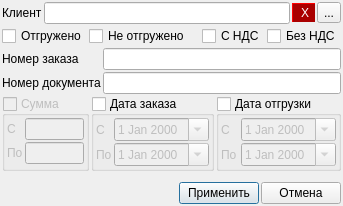
<?xml version="1.0" encoding="UTF-8"?>
<ui version="4.0">
 <class>Dialog</class>
 <widget class="QDialog" name="Dialog">
  <property name="geometry">
   <rect>
    <x>0</x>
    <y>0</y>
    <width>335</width>
    <height>206</height>
   </rect>
  </property>
  <property name="windowTitle">
   <string>Dialog</string>
  </property>
  <layout class="QGridLayout" name="gridLayout">
   <property name="leftMargin">
    <number>2</number>
   </property>
   <property name="topMargin">
    <number>2</number>
   </property>
   <property name="rightMargin">
    <number>2</number>
   </property>
   <property name="bottomMargin">
    <number>2</number>
   </property>
   <property name="spacing">
    <number>2</number>
   </property>
   <item row="5" column="0" colspan="2">
    <layout class="QHBoxLayout" name="horizontalLayout_3">
     <item>
      <widget class="QGroupBox" name="gp_sum">
       <property name="enabled">
        <bool>false</bool>
       </property>
       <property name="title">
        <string>Сумма</string>
       </property>
       <property name="checkable">
        <bool>true</bool>
       </property>
       <property name="checked">
        <bool>false</bool>
       </property>
       <layout class="QGridLayout" name="gridLayout_7">
        <property name="leftMargin">
         <number>2</number>
        </property>
        <property name="topMargin">
         <number>2</number>
        </property>
        <property name="rightMargin">
         <number>2</number>
        </property>
        <property name="bottomMargin">
         <number>2</number>
        </property>
        <property name="spacing">
         <number>2</number>
        </property>
        <item row="0" column="0">
         <widget class="QLabel" name="label_7">
          <property name="text">
           <string>С</string>
          </property>
         </widget>
        </item>
        <item row="1" column="0">
         <widget class="QLabel" name="label_8">
          <property name="text">
           <string>По</string>
          </property>
         </widget>
        </item>
        <item row="0" column="1">
         <widget class="QLineEdit" name="le_sum_from"/>
        </item>
        <item row="1" column="1">
         <widget class="QLineEdit" name="le_sum_to"/>
        </item>
       </layout>
      </widget>
     </item>
     <item>
      <widget class="QGroupBox" name="gp_date_order">
       <property name="title">
        <string>Дата заказа</string>
       </property>
       <property name="checkable">
        <bool>true</bool>
       </property>
       <property name="checked">
        <bool>false</bool>
       </property>
       <layout class="QGridLayout" name="gridLayout_9">
        <property name="leftMargin">
         <number>2</number>
        </property>
        <property name="topMargin">
         <number>2</number>
        </property>
        <property name="rightMargin">
         <number>2</number>
        </property>
        <property name="bottomMargin">
         <number>2</number>
        </property>
        <property name="spacing">
         <number>2</number>
        </property>
        <item row="0" column="1">
         <widget class="QDateEdit" name="de_date_order_from">
          <property name="wrapping">
           <bool>false</bool>
          </property>
          <property name="frame">
           <bool>true</bool>
          </property>
          <property name="buttonSymbols">
           <enum>QAbstractSpinBox::UpDownArrows</enum>
          </property>
          <property name="accelerated">
           <bool>false</bool>
          </property>
          <property name="calendarPopup">
           <bool>true</bool>
          </property>
         </widget>
        </item>
        <item row="1" column="1">
         <widget class="QDateEdit" name="de_date_order_to">
          <property name="calendarPopup">
           <bool>true</bool>
          </property>
         </widget>
        </item>
        <item row="0" column="0">
         <widget class="QLabel" name="label_11">
          <property name="text">
           <string>С</string>
          </property>
         </widget>
        </item>
        <item row="1" column="0">
         <widget class="QLabel" name="label_12">
          <property name="text">
           <string>По</string>
          </property>
         </widget>
        </item>
       </layout>
      </widget>
     </item>
     <item>
      <widget class="QGroupBox" name="gp_date_shipped">
       <property name="title">
        <string>Дата отгрузки</string>
       </property>
       <property name="checkable">
        <bool>true</bool>
       </property>
       <property name="checked">
        <bool>false</bool>
       </property>
       <layout class="QGridLayout" name="gridLayout_10">
        <property name="leftMargin">
         <number>2</number>
        </property>
        <property name="topMargin">
         <number>2</number>
        </property>
        <property name="rightMargin">
         <number>2</number>
        </property>
        <property name="bottomMargin">
         <number>2</number>
        </property>
        <property name="spacing">
         <number>2</number>
        </property>
        <item row="0" column="1">
         <widget class="QDateEdit" name="de_date_shipped_from">
          <property name="wrapping">
           <bool>false</bool>
          </property>
          <property name="frame">
           <bool>true</bool>
          </property>
          <property name="buttonSymbols">
           <enum>QAbstractSpinBox::UpDownArrows</enum>
          </property>
          <property name="accelerated">
           <bool>false</bool>
          </property>
          <property name="calendarPopup">
           <bool>true</bool>
          </property>
         </widget>
        </item>
        <item row="1" column="1">
         <widget class="QDateEdit" name="de_date_shipped_to">
          <property name="calendarPopup">
           <bool>true</bool>
          </property>
         </widget>
        </item>
        <item row="0" column="0">
         <widget class="QLabel" name="label_13">
          <property name="text">
           <string>С</string>
          </property>
         </widget>
        </item>
        <item row="1" column="0">
         <widget class="QLabel" name="label_14">
          <property name="text">
           <string>По</string>
          </property>
         </widget>
        </item>
       </layout>
      </widget>
     </item>
    </layout>
   </item>
   <item row="3" column="1">
    <widget class="QLineEdit" name="le_order_doc"/>
   </item>
   <item row="7" column="0" colspan="2">
    <layout class="QHBoxLayout" name="horizontalLayout_4">
     <item>
      <spacer name="horizontalSpacer_2">
       <property name="orientation">
        <enum>Qt::Horizontal</enum>
       </property>
       <property name="sizeHint" stdset="0">
        <size>
         <width>40</width>
         <height>20</height>
        </size>
       </property>
      </spacer>
     </item>
     <item>
      <widget class="QPushButton" name="pushButton_2">
       <property name="text">
        <string>Применить</string>
       </property>
      </widget>
     </item>
     <item>
      <widget class="QPushButton" name="pushButton">
       <property name="text">
        <string>Отмена</string>
       </property>
      </widget>
     </item>
    </layout>
   </item>
   <item row="0" column="0" colspan="2">
    <layout class="QHBoxLayout" name="horizontalLayout">
     <property name="spacing">
      <number>2</number>
     </property>
     <item>
      <widget class="QLabel" name="label">
       <property name="text">
        <string>Клиент</string>
       </property>
      </widget>
     </item>
     <item>
      <widget class="QLineEdit" name="le_client">
       <property name="readOnly">
        <bool>true</bool>
       </property>
      </widget>
     </item>
     <item>
      <widget class="QToolButton" name="toolButton_10">
       <property name="styleSheet">
        <string notr="true">background-color: rgb(170, 0, 0);
color: rgb(255, 255, 255);
border-style: outset;
border-width: 1px;
border-color: rgb(170, 0, 0);
</string>
       </property>
       <property name="text">
        <string> X</string>
       </property>
      </widget>
     </item>
     <item>
      <widget class="QToolButton" name="toolButton">
       <property name="text">
        <string>...</string>
       </property>
      </widget>
     </item>
    </layout>
   </item>
   <item row="2" column="0">
    <widget class="QLabel" name="label_2">
     <property name="text">
      <string>Номер заказа</string>
     </property>
    </widget>
   </item>
   <item row="3" column="0">
    <widget class="QLabel" name="label_3">
     <property name="text">
      <string>Номер документа</string>
     </property>
    </widget>
   </item>
   <item row="6" column="0">
    <spacer name="verticalSpacer">
     <property name="orientation">
      <enum>Qt::Vertical</enum>
     </property>
     <property name="sizeHint" stdset="0">
      <size>
       <width>20</width>
       <height>40</height>
      </size>
     </property>
    </spacer>
   </item>
   <item row="2" column="1">
    <widget class="QLineEdit" name="le_order_number"/>
   </item>
   <item row="1" column="0" colspan="2">
    <layout class="QHBoxLayout" name="horizontalLayout_2">
     <item>
      <widget class="QCheckBox" name="cb_shipped">
       <property name="text">
        <string>Отгружено</string>
       </property>
      </widget>
     </item>
     <item>
      <widget class="QCheckBox" name="cb_no_shipped">
       <property name="text">
        <string>Не отгружено</string>
       </property>
      </widget>
     </item>
     <item>
      <spacer name="horizontalSpacer">
       <property name="orientation">
        <enum>Qt::Horizontal</enum>
       </property>
       <property name="sizeHint" stdset="0">
        <size>
         <width>40</width>
         <height>20</height>
        </size>
       </property>
      </spacer>
     </item>
     <item>
      <widget class="QCheckBox" name="cb_nds">
       <property name="text">
        <string>С НДС</string>
       </property>
      </widget>
     </item>
     <item>
      <widget class="QCheckBox" name="cb_no_nds">
       <property name="text">
        <string>Без НДС</string>
       </property>
      </widget>
     </item>
    </layout>
   </item>
  </layout>
 </widget>
 <resources/>
 <connections>
  <connection>
   <sender>pushButton</sender>
   <signal>clicked()</signal>
   <receiver>Dialog</receiver>
   <slot>ui_can()</slot>
   <hints>
    <hint type="sourcelabel">
     <x>286</x>
     <y>191</y>
    </hint>
    <hint type="destinationlabel">
     <x>297</x>
     <y>351</y>
    </hint>
   </hints>
  </connection>
  <connection>
   <sender>pushButton_2</sender>
   <signal>clicked()</signal>
   <receiver>Dialog</receiver>
   <slot>ui_acc()</slot>
   <hints>
    <hint type="sourcelabel">
     <x>236</x>
     <y>191</y>
    </hint>
    <hint type="destinationlabel">
     <x>244</x>
     <y>263</y>
    </hint>
   </hints>
  </connection>
  <connection>
   <sender>toolButton</sender>
   <signal>clicked()</signal>
   <receiver>Dialog</receiver>
   <slot>ui_view_client()</slot>
   <hints>
    <hint type="sourcelabel">
     <x>323</x>
     <y>9</y>
    </hint>
    <hint type="destinationlabel">
     <x>402</x>
     <y>24</y>
    </hint>
   </hints>
  </connection>
  <connection>
   <sender>toolButton_10</sender>
   <signal>clicked()</signal>
   <receiver>Dialog</receiver>
   <slot>ui_del_client()</slot>
   <hints>
    <hint type="sourcelabel">
     <x>301</x>
     <y>15</y>
    </hint>
    <hint type="destinationlabel">
     <x>292</x>
     <y>-41</y>
    </hint>
   </hints>
  </connection>
 </connections>
 <slots>
  <slot>ui_can()</slot>
  <slot>ui_acc()</slot>
  <slot>ui_view_client()</slot>
  <slot>ui_del_client()</slot>
 </slots>
</ui>
